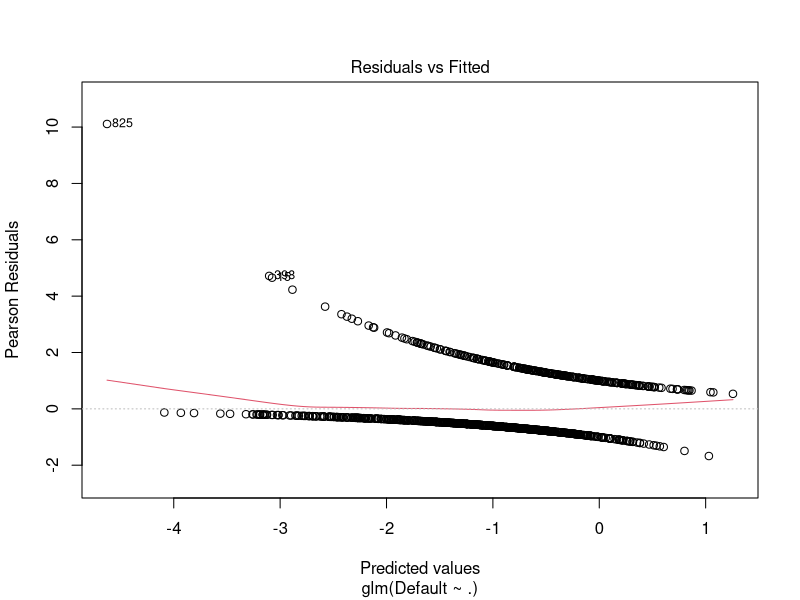
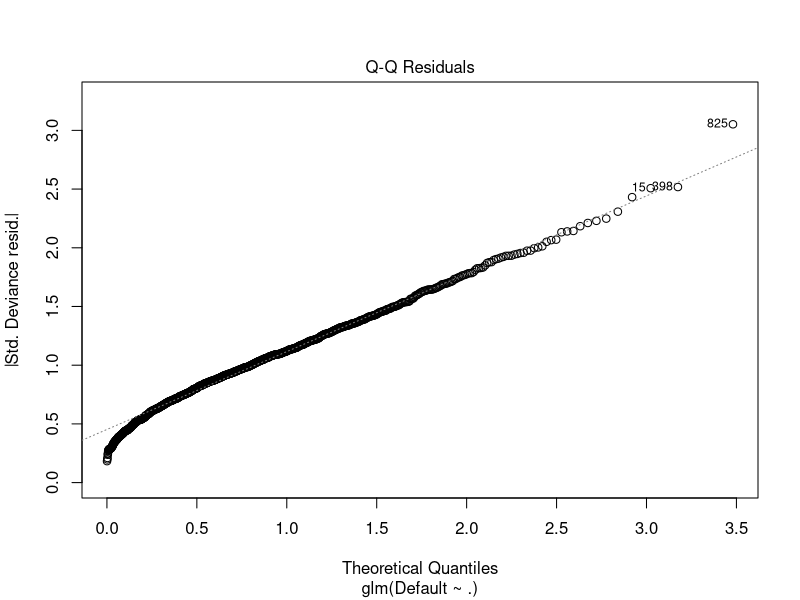
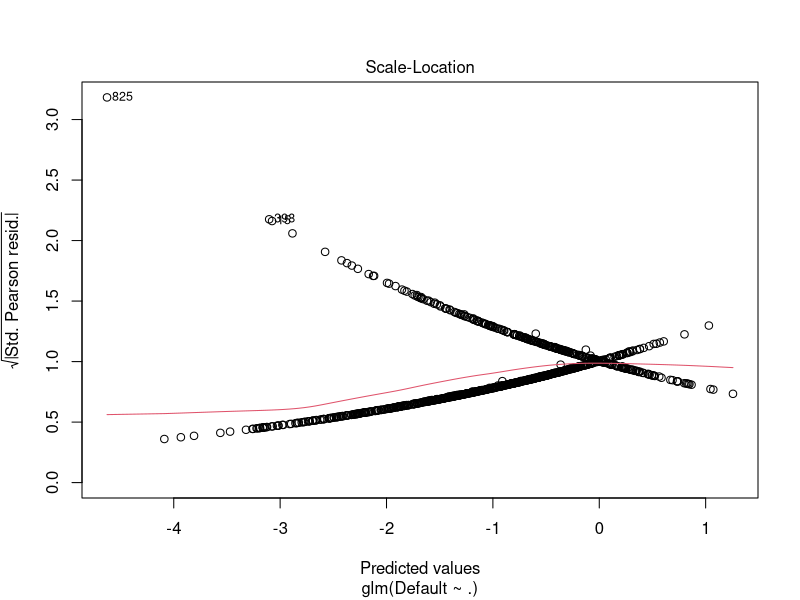
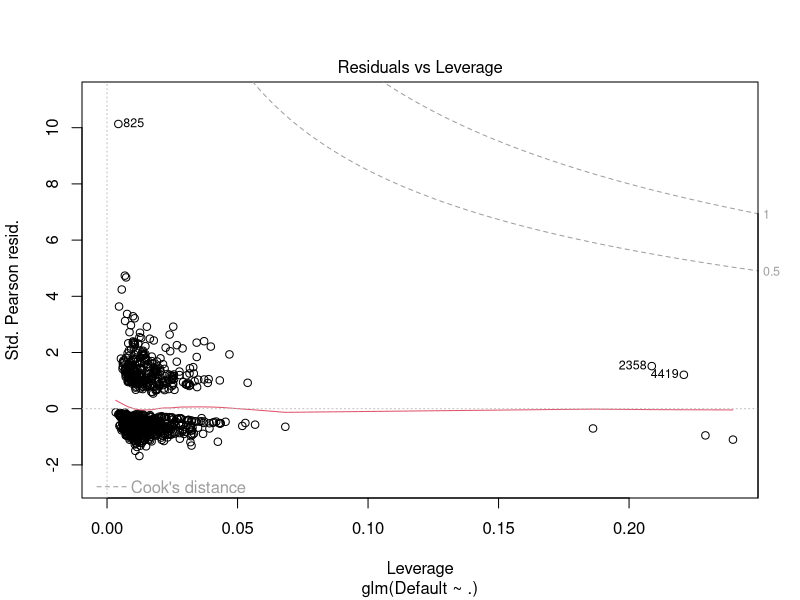

These figures' R source, in order: (Note: this script raises an error after producing the figures.)
library(dplyr)
library(ggplot2)
library(GGally)

library(MASS)
library(glmnet)

fdta = read.table("Data/Exam/BankDefaultData.txt", header = TRUE)
fdtb = read.table("Data/Exam/MedicalStudy.txt", header = TRUE)
set.seed(417674)

dfa = fdta[sample(1:nrow(fdta), size = 1000),]
dfb = fdtb[fdtb$Patient %in% sample(unique(fdtb$Patient), 80, replace = FALSE),]

dfa$Education = as.character(dfa$Education)
dfa$Education = factor(dfa$Education, levels = c("N","P","M","S","H"))




head(dfa)


f1 = glm(Default ~ ., data = dfa, family = binomial)
summary(f1)
plot(f1)

stepfor = stepAIC(f1, direction = "forward", scope = list(upper = ~.^5, lower = ~1))


f2 = glm(Default ~ Income + Loan + Age + Gender + Education + Children + 
           Employment + Adress + Phone + Customer + Term + Limit + Income:Term + 
           Employment:Customer + Adress:Limit + Employment:Phone + Income:Phone + 
           Loan:Gender + Customer:Term + Employment:Adress, data = dfa, family = binomial)
summary(f2)

stepboth = stepAIC(f1, direction = "both", scope = list(upper = ~.^5, lower = ~1))


f3 = glm(Default ~ Income + Loan + Gender + Education + Employment + Adress + 
           Phone + Customer + Term + Limit + Income:Term + Employment:Customer + 
           Adress:Limit + Employment:Phone + Income:Phone + Loan:Gender + 
           Customer:Term + Employment:Adress, data = dfa, family = binomial)
summary(f3)


stepback = stepAIC(f3, direction = "backward", scope = list(upper = ~.^5, lower = ~1))

f4 = glm(Default ~ Income + Education + Employment + Phone + Customer + 
           Term + Limit,
         data = dfa, family = binomial)
summary(f4)

# Now using BIC

stepfor = stepAIC(f1, direction = "forward", scope = list(upper = ~.^5, lower = ~1), k = log(1000))

f8 = glm(Default ~ Income + Loan + Age + Gender + Education + Children + 
  Employment + Adress + Phone + Customer + Term + Limit + Income:Term + 
  Employment:Customer, data = dfa, family = binomial)

summary(f8)

stepboth = stepAIC(f1, direction = "both", scope = list(upper = ~.^5, lower = ~1), k = log(1000))

f9 = glm(Default ~ Income + Employment + Phone + Term + Income:Term, data = dfa, family = binomial)
summary(f9)

stepback = stepAIC(f3, direction = "backward", scope = list(upper = ~.^5, lower = ~1), k = log(1000))

f10 = glm(Default ~ Income + Employment + Phone + Customer + Term + Income:Term + 
            Employment:Customer, data = dfa, family = binomial)

summary(f10)



y = unlist(dfa["Default"])

x = dfa %>%
  dplyr::select(-Default) %>%
  mutate(Gender = as.integer(Gender), Education = as.integer(Education),
         Phone = as.integer(Phone), Customer = as.integer(Customer)) %>%
  as.matrix()

# x = dfa[c(1:2, 4:ncol(dfa))]

f5 = glmnet(x,y, family = "binomial")
print(f5)

plot(f5)
plot(f5, xvar = "lambda")
coef(f5, s=c(0.01, 0.05))



f6 = cv.glmnet(x,y, family = "binomial", nfold= 3)
f6$lambda.min
# f6 = cv.glmnet(x,y, family = "binomial", alpha = 1)
# f6$lambda.min
coef(f6, s=f6$lambda.min)
plot(f6)

f7 = glm(Default ~ Income + Education + Children + Employment + Customer + Phone, data = dfa)
summary(f7)

library(mgcv)

f11 = gam(Default ~ s(Income) + Employment + Phone + Term + Income:Term, 
          data = dfa, family = binomial, method = "GCV.Cp")
summary(f11)



AIC(f1)
AIC(f2)
AIC(f3)
AIC(f4)
AIC(f7)
AIC(f8)
AIC(f9)
AIC(f10)
AIC(f11)

AIC(f1, k = log(nrow(dfa)))
AIC(f2, k = log(nrow(dfa)))
AIC(f3, k = log(nrow(dfa)))
AIC(f4, k = log(nrow(dfa)))
AIC(f7, k = log(nrow(dfa)))
AIC(f8, k = log(nrow(dfa)))
AIC(f9, k = log(nrow(dfa)))
AIC(f10, k = log(nrow(dfa)))
AIC(f11, k = log(nrow(dfa)))


